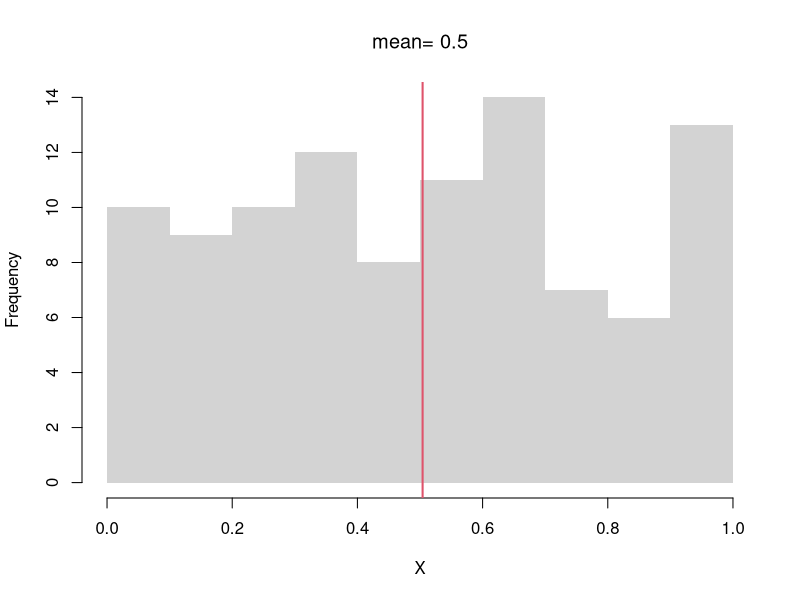
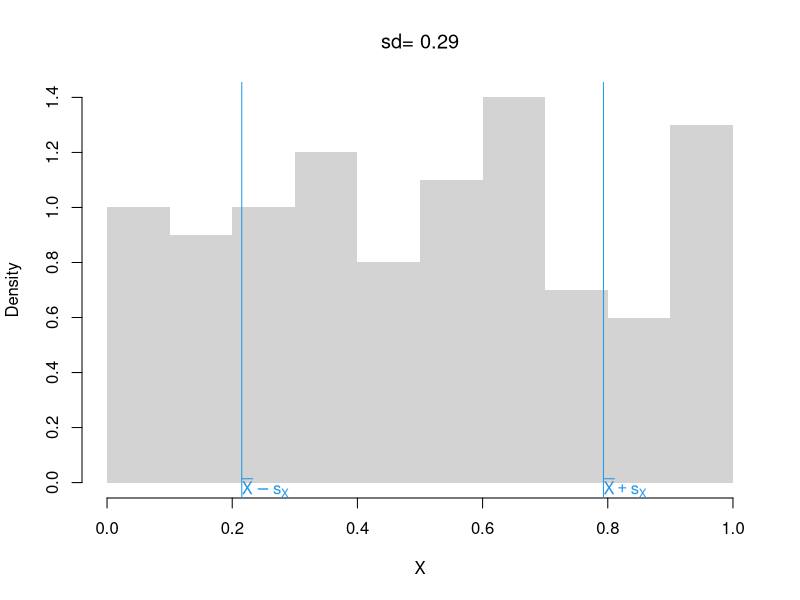
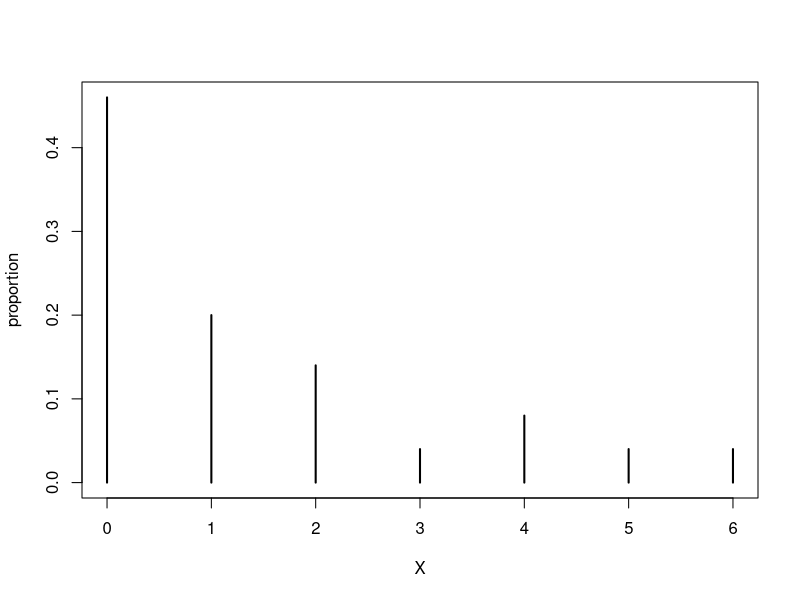
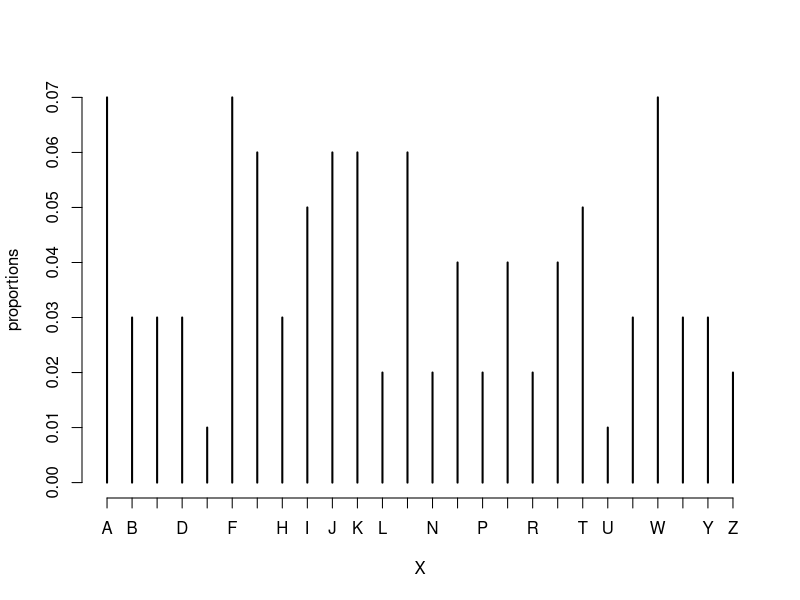
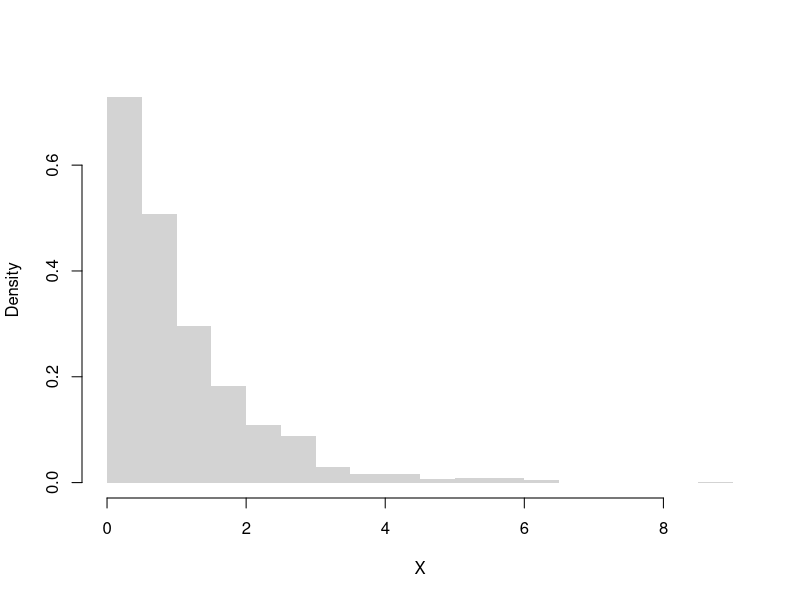
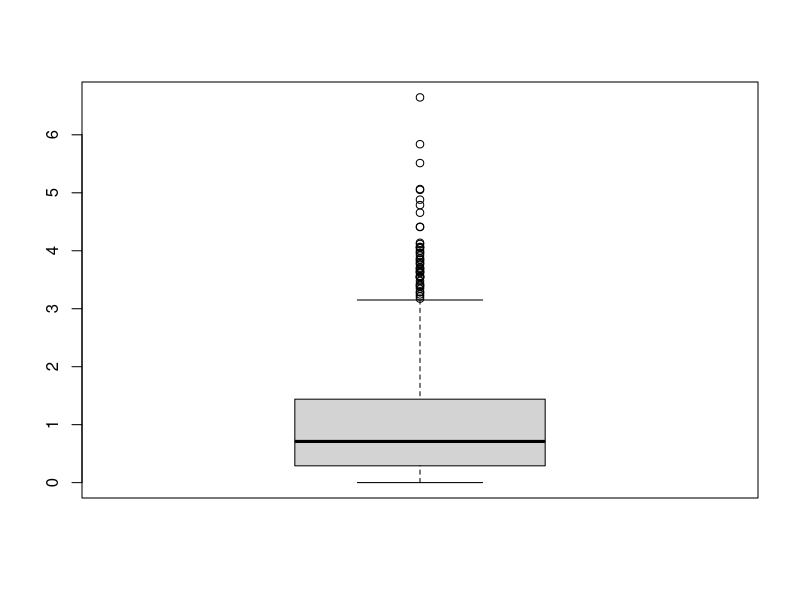
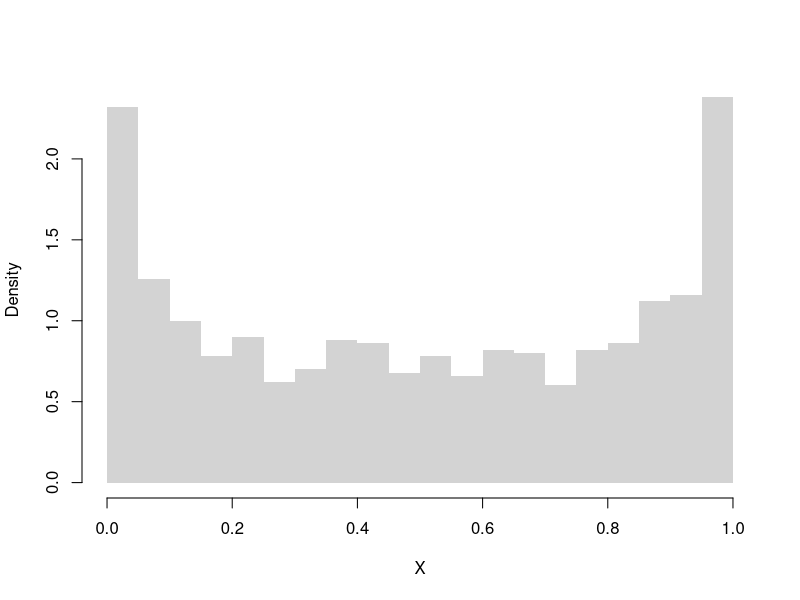
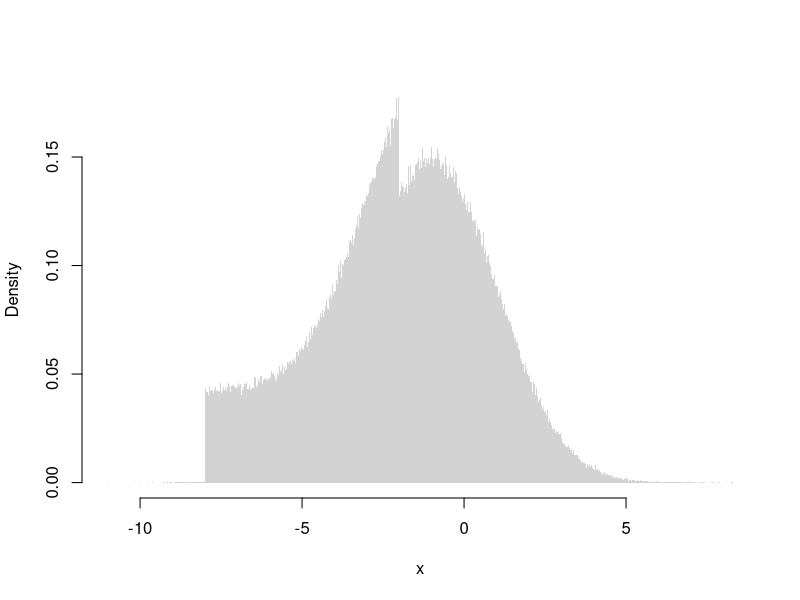

R code for these plots, in order:
## ---- chunk 1
summary( runif(1000))
summary( rnorm(1000) )
## ---- chunk 2
# compute the mean of a random sample
X <- runif(100)
hist(X, border=NA, main=NA)
x_bar <- mean(X)  #sum(x)/length(x)
abline(v=x_bar, col=2, lwd=2)
title(paste0('mean= ', round(x_bar,2)), font.main=1)
## ---- chunk 3
s <- sd(X) # sqrt(var(X))
hist(X, border=NA, main=NA, freq=F)
s_lh <- c(x_bar - s,  x_bar + s)
abline(v=s_lh, col=4)
text(s_lh, -.02,
    c( expression(bar(X)-s[X]), expression(bar(X)+s[X])),
    col=4, adj=0)
title(paste0('sd= ', round(s,2)), font.main=1)
## ---- chunk 4
var(X)
x_bar <- mean(X)
mean( (X - x_bar)^2 )
## ---- chunk 5
X <- rgeom(50, .4)
X

proportions <- table(X)/length(X)
plot(proportions, ylab='proportion')

# measures of central tendency
mean(X)
median(X)

# robustness to an extreme value
X_extreme <- c(X, 1000)
mean( X_extreme )
median( X_extreme )
## ---- chunk 6
#sd(X)
mad(X, constant=1) # median( abs(X - median(X)) )

#sd(X) # another alternative
#IQR(X) # diff( quantile(x, probs=c(.25,.75)))
## ---- chunk 7
# Draw 3 Random Letters
K <- length(LETTERS)
X_id <- rmultinom(3, 1, prob=rep(1/K,K))
X_id

# Draw Random Letters 100 Times
X_id <- rowSums(rmultinom(100, 1, prob=rep(1/K,K)))
X <- lapply(1:K, function(k){
    rep(LETTERS[k], X_id[k])
})
X <- factor(unlist(X), levels=LETTERS)

proportions <- table(X)/length(X)
plot(proportions)

# mode(s)
names(proportions)[proportions==max(proportions)]

# freq. spreads
sd(proportions)
sum(proportions^2)
# freq. concentration at mode
max(proportions)/mean(proportions)
## ---- chunk 8
X <- rweibull(1000, shape=1)
hist(X, border=NA, main=NA, freq=F, breaks=20)

skewness <-  function(X){
 X_bar <- mean(X)
 m3 <- mean((X - X_bar)^3)
 s3 <- sd(X)^3
 skew <- m3/s3
 return(skew)
}

skewness( rweibull(1000, shape=1))
skewness( rweibull(1000, shape=10) )
## ---- chunk 9
X <- rweibull(1000, shape=1)
boxplot(X, main=NA)

kurtosis <- function(X){  
 X_bar <- mean(X)
 m4 <- mean((X - X_bar)^4) 
 s4 <- sd(X)^4
 kurt <- m4/s4 - 3
 return(kurt)
}

kurtosis( rweibull(1000, shape=1))
kurtosis( rweibull(1000, shape=10) )
## ---- chunk 10
# Number of Modes
X <- rbeta(1000, .6, .6)
hist(X, border=NA, main=NA, freq=F, breaks=20)

# Random Number Generator 
r_ugly1 <- function(n, theta1=c(-8,-1), theta2=c(-2,2), rho=.25){
    omega   <- rbinom(n, size=1, rho)
    epsilon <- omega * runif(n, theta1[1], theta2[1]) +
        (1-omega) * rnorm(n, theta1[2], theta2[2])
    return(epsilon)
}
# Large Sample
par(mfrow=c(1,1))
x <- seq(-12,6,by=.001)
rX <- r_ugly1(1000000)
hist(rX, breaks=1000,  freq=F, border=NA,
    xlab="x", main='')
## ---- chunk 11
X <- rbinom(10000, size=1, prob=.75)

round( mean(X), 4)

round( var(X), 4)
## ---- chunk 12
# Compute probability weights for unique values
h  <- table(X) #table of counts
wt <- c(h)/length(X) #probabilities (must sum to 1)
xt <- as.numeric(names(h)) #values
# Weighted Mean
X_mean <- sum(wt*xt)
X_mean
## ---- chunk 13
X  <-  sample(c(0,1,2), 1000, replace=T)

#Try also computing a weighted variance
# X_var <- sum(wt * (X - x_mean)^2)/sum(wt)
## ---- chunk 14
# values and probabilities
h  <- hist(X, plot=F)
wt <- h[['counts']]/length(x) 
xt <- h[['mids']]
# Weighted mean
X_mean <- sum(wt*xt)
X_mean

# Compare to "mean(x)"
## ---- chunk 15
X <- runif(10000, -1,1)
round( mean(X), 4)
round( var(X), 4)
